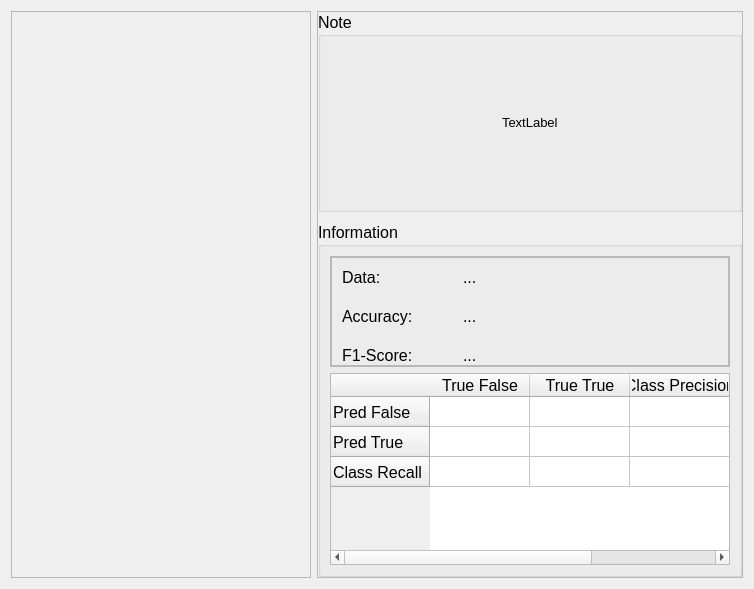
                 <widget class="QWidget" name="result_lr_tab">
                  <attribute name="title">
                   <string>Logistic Regression</string>
                  </attribute>
                  <layout class="QHBoxLayout" name="horizontalLayout_41">
                   <item>
                    <widget class="QFrame" name="result_visual_lr">
                     <property name="sizePolicy">
                      <sizepolicy hsizetype="Expanding" vsizetype="Expanding">
                       <horstretch>0</horstretch>
                       <verstretch>0</verstretch>
                      </sizepolicy>
                     </property>
                     <property name="minimumSize">
                      <size>
                       <width>300</width>
                       <height>0</height>
                      </size>
                     </property>
                     <property name="frameShape">
                      <enum>QFrame::StyledPanel</enum>
                     </property>
                     <property name="frameShadow">
                      <enum>QFrame::Raised</enum>
                     </property>
                     <layout class="QGridLayout" name="gridLayout_2"/>
                    </widget>
                   </item>
                   <item>
                    <widget class="QFrame" name="frame_7">
                     <property name="frameShape">
                      <enum>QFrame::StyledPanel</enum>
                     </property>
                     <property name="frameShadow">
                      <enum>QFrame::Raised</enum>
                     </property>
                     <layout class="QVBoxLayout" name="verticalLayout_21">
                      <property name="spacing">
                       <number>10</number>
                      </property>
                      <property name="leftMargin">
                       <number>0</number>
                      </property>
                      <property name="topMargin">
                       <number>0</number>
                      </property>
                      <property name="rightMargin">
                       <number>0</number>
                      </property>
                      <property name="bottomMargin">
                       <number>0</number>
                      </property>
                      <item>
                       <widget class="QGroupBox" name="note_grp">
                        <property name="minimumSize">
                         <size>
                          <width>300</width>
                          <height>200</height>
                         </size>
                        </property>
                        <property name="font">
                         <font>
                          <pointsize>12</pointsize>
                         </font>
                        </property>
                        <property name="title">
                         <string>Note</string>
                        </property>
                        <layout class="QVBoxLayout" name="verticalLayout_17">
                         <item alignment="Qt::AlignHCenter|Qt::AlignVCenter">
                          <widget class="QLabel" name="note_lr_txt">
                           <property name="font">
                            <font>
                             <pointsize>10</pointsize>
                            </font>
                           </property>
                           <property name="text">
                            <string>TextLabel</string>
                           </property>
                          </widget>
                         </item>
                        </layout>
                       </widget>
                      </item>
                      <item>
                       <widget class="QGroupBox" name="inf_lr_grp">
                        <property name="sizePolicy">
                         <sizepolicy hsizetype="Preferred" vsizetype="Expanding">
                          <horstretch>0</horstretch>
                          <verstretch>0</verstretch>
                         </sizepolicy>
                        </property>
                        <property name="font">
                         <font>
                          <pointsize>12</pointsize>
                         </font>
                        </property>
                        <property name="title">
                         <string>Information</string>
                        </property>
                        <layout class="QVBoxLayout" name="verticalLayout_20">
                         <item alignment="Qt::AlignTop">
                          <widget class="QFrame" name="frame_14">
                           <property name="frameShape">
                            <enum>QFrame::StyledPanel</enum>
                           </property>
                           <property name="frameShadow">
                            <enum>QFrame::Raised</enum>
                           </property>
                           <layout class="QHBoxLayout" name="horizontalLayout_40">
                            <property name="spacing">
                             <number>0</number>
                            </property>
                            <property name="leftMargin">
                             <number>0</number>
                            </property>
                            <property name="topMargin">
                             <number>0</number>
                            </property>
                            <property name="rightMargin">
                             <number>0</number>
                            </property>
                            <property name="bottomMargin">
                             <number>0</number>
                            </property>
                            <item alignment="Qt::AlignTop">
                             <widget class="QFrame" name="frame_10">
                              <property name="minimumSize">
                               <size>
                                <width>150</width>
                                <height>0</height>
                               </size>
                              </property>
                              <property name="maximumSize">
                               <size>
                                <width>16666666</width>
                                <height>16777215</height>
                               </size>
                              </property>
                              <property name="font">
                               <font>
                                <pointsize>12</pointsize>
                               </font>
                              </property>
                              <property name="frameShape">
                               <enum>QFrame::StyledPanel</enum>
                              </property>
                              <property name="frameShadow">
                               <enum>QFrame::Raised</enum>
                              </property>
                              <layout class="QFormLayout" name="formLayout">
                               <property name="horizontalSpacing">
                                <number>50</number>
                               </property>
                               <property name="verticalSpacing">
                                <number>20</number>
                               </property>
                               <property name="leftMargin">
                                <number>10</number>
                               </property>
                               <property name="topMargin">
                                <number>10</number>
                               </property>
                               <property name="rightMargin">
                                <number>0</number>
                               </property>
                               <property name="bottomMargin">
                                <number>0</number>
                               </property>
                               <item row="0" column="0">
                                <widget class="QLabel" name="label_33">
                                 <property name="font">
                                  <font>
                                   <pointsize>12</pointsize>
                                  </font>
                                 </property>
                                 <property name="text">
                                  <string>Data:</string>
                                 </property>
                                </widget>
                               </item>
                               <item row="0" column="1">
                                <widget class="QLabel" name="data_lr_txt">
                                 <property name="font">
                                  <font>
                                   <pointsize>12</pointsize>
                                  </font>
                                 </property>
                                 <property name="text">
                                  <string>...</string>
                                 </property>
                                </widget>
                               </item>
                               <item row="1" column="0">
                                <widget class="QLabel" name="label_35">
                                 <property name="font">
                                  <font>
                                   <pointsize>12</pointsize>
                                  </font>
                                 </property>
                                 <property name="text">
                                  <string>Accuracy:</string>
                                 </property>
                                </widget>
                               </item>
                               <item row="1" column="1">
                                <widget class="QLabel" name="acc_lr_txt">
                                 <property name="font">
                                  <font>
                                   <pointsize>12</pointsize>
                                  </font>
                                 </property>
                                 <property name="text">
                                  <string>...</string>
                                 </property>
                                </widget>
                               </item>
                               <item row="2" column="0">
                                <widget class="QLabel" name="label_38">
                                 <property name="font">
                                  <font>
                                   <pointsize>12</pointsize>
                                  </font>
                                 </property>
                                 <property name="text">
                                  <string>F1-Score:</string>
                                 </property>
                                </widget>
                               </item>
                               <item row="2" column="1">
                                <widget class="QLabel" name="f1_lr_txt">
                                 <property name="font">
                                  <font>
                                   <pointsize>12</pointsize>
                                  </font>
                                 </property>
                                 <property name="text">
                                  <string>...</string>
                                 </property>
                                </widget>
                               </item>
                              </layout>
                             </widget>
                            </item>
                           </layout>
                          </widget>
                         </item>
                         <item>
                          <widget class="QTableWidget" name="confusion_lr_table">
                           <property name="sizePolicy">
                            <sizepolicy hsizetype="Preferred" vsizetype="Preferred">
                             <horstretch>0</horstretch>
                             <verstretch>0</verstretch>
                            </sizepolicy>
                           </property>
                           <property name="minimumSize">
                            <size>
                             <width>400</width>
                             <height>0</height>
                            </size>
                           </property>
                           <property name="autoScroll">
                            <bool>true</bool>
                           </property>
                           <property name="editTriggers">
                            <set>QAbstractItemView::NoEditTriggers</set>
                           </property>
                           <row>
                            <property name="text">
                             <string>Pred False</string>
                            </property>
                           </row>
                           <row>
                            <property name="text">
                             <string>Pred True</string>
                            </property>
                           </row>
                           <row>
                            <property name="text">
                             <string>Class Recall</string>
                            </property>
                           </row>
                           <column>
                            <property name="text">
                             <string>True False</string>
                            </property>
                           </column>
                           <column>
                            <property name="text">
                             <string>True True</string>
                            </property>
                           </column>
                           <column>
                            <property name="text">
                             <string>Class Precision</string>
                            </property>
                           </column>
                           <item row="2" column="1">
                            <property name="text">
                             <string/>
                            </property>
                            <property name="font">
                             <font>
                              <pointsize>12</pointsize>
                             </font>
                            </property>
                           </item>
                          </widget>
                         </item>
                        </layout>
                       </widget>
                      </item>
                     </layout>
                    </widget>
                   </item>
                  </layout>
                 </widget>
